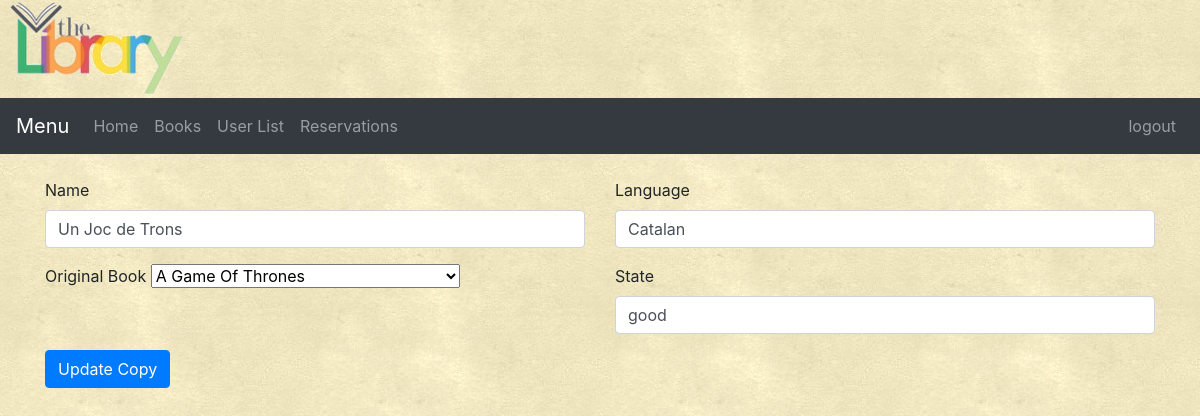
Screenshot of /add_copy.php?id=24 (signed in) with the database file from the repository.
### tables this page shows
CREATE TABLE `book_copy` (
  `ID` int(4) NOT NULL,
  `original_ISBN` varchar(13) NOT NULL,
  `Name` varchar(50) NOT NULL,
  `Language` varchar(20) NOT NULL,
  `state` varchar(20) NOT NULL
);

### add_copy.php (the view, shortened to what this page needs)
<html>
    <head>
        <link rel="stylesheet" href="https://maxcdn.bootstrapcdn.com/bootstrap/4.0.0-beta/css/bootstrap.min.css">
        <link rel="stylesheet" type="text/css" href="css/index.css">
    </head>
    <body>
        <div>
            <img src="images/smaller_trans.png">
        </div>
        <nav class="navbar navbar-expand-lg navbar-light bg-light navbar navbar-dark bg-dark">
              <a class="navbar-brand" href="#">Menu</a>
              <div class="collapse navbar-collapse" id="navbarSupportedContent">
                <ul class="navbar-nav mr-auto">
                  <li class="nav-item">
                    <a class="nav-link" href="index.php">Home</a>
                  </li>
                  <li class="nav-item">
                    <a class="nav-link" href="catalog.php">Books</a>
                  </li>
                <li class="nav-item">
                    <a class="nav-link " href="userlist.php">User List</a>
                </li>
                <li class="nav-item">
                    <a class="nav-link " href="reservations.php">Reservations</a>
                </li>
                </ul>
                <span>
                    <ul class="navbar-nav mr-auto">
                        <span class="glyphicon glyphicon-search" aria-hidden="true"></span><a class="nav-link" href="logout.php">logout</a>
                    </ul>
                </span>
              </div>
            </nav>
        <br/>
        <?php
            $id = $_GET['id'];
        ?>
    <form method="POST" class="container" id="needs-validation" novalidate <?php echo "action='" . "./add_copy.php?id=" . $id . "'";?>>
        <?php
            include ("login.inc");
            $conexion = new mysqli ($mysql_server,$mysql_login,$mysql_pass,$servername);
            if($id != 0) {
                $select = "SELECT original_ISBN, Name, Language, state FROM book_copy WHERE ID = " . $id . ";";
                $registros = $conexion->query ($select);
                while ($row = $registros->fetch_assoc()){
                    $original = $row['original_ISBN'];
                    $name = $row['Name'];
                    $language = $row['Language'];
                    $state = $row['state'];
                }
                $select2 = "SELECT Name FROM book WHERE ISBN = '" . $original . "';";
                $registros2 = $conexion->query ($select2);
                while ($row = $registros2->fetch_assoc()){
                    $nameisbn = $row['Name'];
                }
            }
        ?>
  <div class="row">
    <div class="col-md-6 mb-3">
      <label for="validationCustom01">Name</label>
      <input type="text" class="form-control" id="validationCustom01" name="validationCustom01" <?php if($id != 0) echo "value='" . $name . "' ";?>placeholder="Book Name" required>
    </div>
    <div class="col-md-6 mb-3">
      <label for="validationCustom02">Language</label>
      <input type="text" class="form-control" id="validationCustom02"  name="validationCustom02" <?php if($id != 0) echo "value='" . $language . "' ";?>placeholder="Book Language" required>
    </div>
  </div>
    <div class="row">
    <div class="col-md-6 mb-3">
        <label for="validationCustom03">Original Book</label>
        <select id="validationCustom03"  name="validationCustom03" required>
            <?php
                include ("login.inc");
                $conexion = new mysqli ($mysql_server,$mysql_login,$mysql_pass,$servername);
                $sql = ("SELECT Name FROM book");
                $registros = $conexion->query ($sql);
                while ($row = $registros->fetch_assoc()){
                    if(strcmp($row['Name'], $nameisbn)) {
                        echo "<option value=" . '"' . $row['Name'] . '"' .">" . $row['Name'] . "</option>";
                    }
                    else {
                        echo "<option selected value=" . '"' . $row['Name'] . '"' .">" . $row['Name'] . "</option>";
                    }
                }
            ?>
        </select>
    </div>
    <div class="col-md-6 mb-3">
        <label for="validationCustom04">State</label>
            <input type="text" class="form-control" id="validationCustom04" name="validationCustom04" <?php if($id != 0) echo "value='" . $state . "' ";?>placeholder="Original Language" required>
    </div>
    </div>
    <button class="btn btn-primary" type="submit"><?php if($id != 0) {echo "Update Copy";} else {echo "Add copy";}?></button>
</form>
    </body>
</html>

### rows the page displays
book_copy: validationCustom01 "Un Joc de Trons", validationCustom02 "Catalan", validationCustom04 "good"

### other values shown
form field validationCustom03 "A Game Of Thrones"
